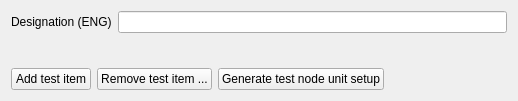
<?xml version="1.0" encoding="UTF-8"?>
<ui version="4.0">
 <class>mdtTtTestEditor</class>
 <widget class="QWidget" name="mdtTtTestEditor">
  <property name="geometry">
   <rect>
    <x>0</x>
    <y>0</y>
    <width>518</width>
    <height>101</height>
   </rect>
  </property>
  <property name="windowTitle">
   <string>Form</string>
  </property>
  <layout class="QVBoxLayout" name="verticalLayout">
   <item>
    <layout class="QFormLayout" name="formLayout">
     <item row="0" column="0">
      <widget class="QLabel" name="lbDesignationEN">
       <property name="text">
        <string>Designation (ENG)</string>
       </property>
      </widget>
     </item>
     <item row="0" column="1">
      <widget class="QLineEdit" name="fld_DesignationEN"/>
     </item>
    </layout>
   </item>
   <item>
    <layout class="QHBoxLayout" name="horizontalLayout">
     <item>
      <widget class="QPushButton" name="pbAddTestItem">
       <property name="text">
        <string>Add test item</string>
       </property>
      </widget>
     </item>
     <item>
      <widget class="QPushButton" name="pbRemoveTestItem">
       <property name="text">
        <string>Remove test item ...</string>
       </property>
      </widget>
     </item>
     <item>
      <widget class="QPushButton" name="pbGenerateNodeUnitSetup">
       <property name="text">
        <string>Generate test node unit setup</string>
       </property>
      </widget>
     </item>
     <item>
      <spacer name="horizontalSpacer">
       <property name="orientation">
        <enum>Qt::Horizontal</enum>
       </property>
       <property name="sizeHint" stdset="0">
        <size>
         <width>40</width>
         <height>20</height>
        </size>
       </property>
      </spacer>
     </item>
    </layout>
   </item>
  </layout>
 </widget>
 <resources/>
 <connections/>
</ui>
